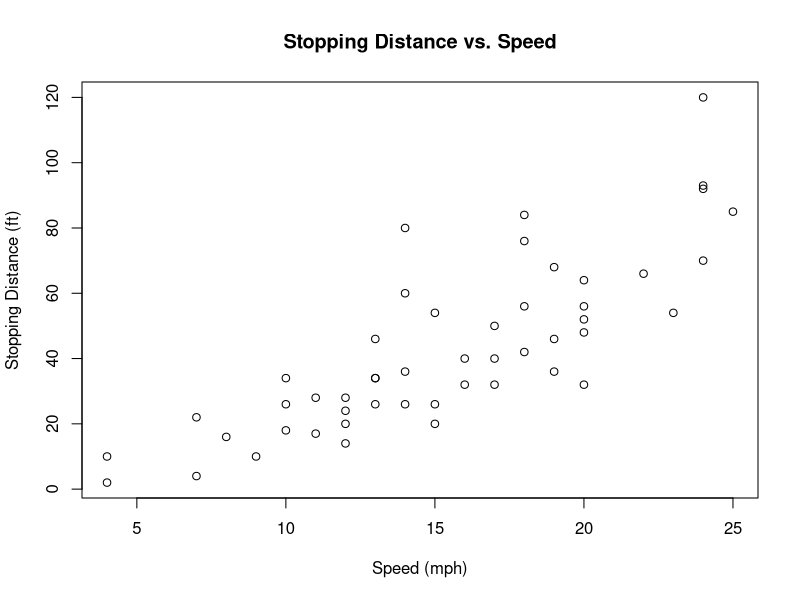

Write R code to recreate this figure.
## ---- chunk 1
require(datasets)

attach(cars)

summary(cars)
## ---- chunk 2
plot(cars$speed, cars$dist, xlab='Speed (mph)', ylab='Stopping Distance (ft)', 
     main='Stopping Distance vs. Speed')
## ---- chunk 3
mean_x<-mean(cars$speed)

mean_y<-mean(cars$dist)

## ---- chunk 4

n=nrow(cars)

for (x in n) 
 {
  cars$x_to_mean_diff=(cars$speed-mean_x)
 }

for (y in n) 
 {
  cars$y_to_mean_diff=(cars$dist-mean_y)
}

head(cars)

## ---- chunk 5
for (y in n) 
 {
  cars$xy=(cars$x_to_mean_diff*cars$y_to_mean_diff)
}

head(cars)
## ---- chunk 6
b_num=sum(cars$xy)

b_den=sum((cars$x_to_mean_diff)**2)

b=b_num/b_den

b
## ---- chunk 7

print(paste0("mean of distance is ", mean_y))
print(paste0("mean of speed is ", mean_x))

## ---- chunk 8
model <-function(s)
  {
  3.932409*s-17.5791
  }

model(64)
## ---- chunk 9
mod<-lm(dist~speed, cars)

summary(mod)
## ---- chunk 10

attach(airquality)

air<-subset(airquality, select=c("Ozone", "Solar.R"))

summary(air)

